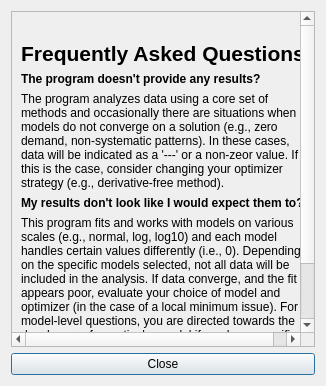
<?xml version="1.0" encoding="UTF-8"?>
<ui version="4.0">
 <class>AboutDialog</class>
 <widget class="QDialog" name="AboutDialog">
  <property name="geometry">
   <rect>
    <x>0</x>
    <y>0</y>
    <width>389</width>
    <height>631</height>
   </rect>
  </property>
  <property name="windowTitle">
   <string>Frequently Asked Questions</string>
  </property>
  <layout class="QVBoxLayout" name="verticalLayout">
   <property name="sizeConstraint">
    <enum>QLayout::SetFixedSize</enum>
   </property>
   <item>
    <widget class="QScrollArea" name="scrollArea">
     <property name="widgetResizable">
      <bool>true</bool>
     </property>
     <property name="alignment">
      <set>Qt::AlignCenter</set>
     </property>
     <widget class="QWidget" name="scrollAreaWidgetContents">
      <property name="geometry">
       <rect>
        <x>0</x>
        <y>0</y>
        <width>369</width>
        <height>584</height>
       </rect>
      </property>
      <property name="sizePolicy">
       <sizepolicy hsizetype="Preferred" vsizetype="Preferred">
        <horstretch>0</horstretch>
        <verstretch>0</verstretch>
       </sizepolicy>
      </property>
      <layout class="QVBoxLayout" name="verticalLayout_2">
       <item>
        <layout class="QHBoxLayout" name="horizontalLayout">
         <item>
          <widget class="QLabel" name="TitleIcon">
           <property name="sizePolicy">
            <sizepolicy hsizetype="Maximum" vsizetype="Preferred">
             <horstretch>0</horstretch>
             <verstretch>0</verstretch>
            </sizepolicy>
           </property>
           <property name="layoutDirection">
            <enum>Qt::LeftToRight</enum>
           </property>
           <property name="autoFillBackground">
            <bool>false</bool>
           </property>
           <property name="text">
            <string/>
           </property>
           <property name="pixmap">
            <pixmap resource="../spreadsheet.qrc">:/images/SNS.png</pixmap>
           </property>
           <property name="scaledContents">
            <bool>true</bool>
           </property>
           <property name="alignment">
            <set>Qt::AlignCenter</set>
           </property>
           <property name="margin">
            <number>25</number>
           </property>
          </widget>
         </item>
        </layout>
       </item>
       <item>
        <widget class="QLabel" name="label">
         <property name="sizePolicy">
          <sizepolicy hsizetype="Preferred" vsizetype="Maximum">
           <horstretch>0</horstretch>
           <verstretch>0</verstretch>
          </sizepolicy>
         </property>
         <property name="text">
          <string>&lt;html&gt;&lt;head/&gt;&lt;body&gt;&lt;p&gt;&lt;span style=&quot; font-size:16pt; font-weight:600;&quot;&gt;Frequently Asked Questions&lt;/span&gt;&lt;/p&gt;&lt;/body&gt;&lt;/html&gt;</string>
         </property>
         <property name="alignment">
          <set>Qt::AlignCenter</set>
         </property>
         <property name="margin">
          <number>10</number>
         </property>
        </widget>
       </item>
       <item>
        <widget class="QLabel" name="label_3">
         <property name="sizePolicy">
          <sizepolicy hsizetype="Minimum" vsizetype="Maximum">
           <horstretch>0</horstretch>
           <verstretch>0</verstretch>
          </sizepolicy>
         </property>
         <property name="text">
          <string>&lt;html&gt;&lt;head/&gt;&lt;body&gt;&lt;p&gt;&lt;span style=&quot; font-weight:600;&quot;&gt;The program doesn't provide any results?&lt;/span&gt;&lt;/p&gt;&lt;/body&gt;&lt;/html&gt;</string>
         </property>
         <property name="wordWrap">
          <bool>true</bool>
         </property>
        </widget>
       </item>
       <item>
        <widget class="QLabel" name="label_2">
         <property name="text">
          <string>&lt;html&gt;&lt;head/&gt;&lt;body&gt;&lt;p&gt;The program analyzes data using a core set of methods and occasionally there are situations when models do not converge on a solution (e.g., zero demand, non-systematic patterns). In these cases, data will be indicated as a '---' or a non-zeor value. If this is the case, consider changing your optimizer strategy (e.g., derivative-free method).&lt;/p&gt;&lt;/body&gt;&lt;/html&gt;</string>
         </property>
         <property name="wordWrap">
          <bool>true</bool>
         </property>
        </widget>
       </item>
       <item>
        <widget class="QLabel" name="label_6">
         <property name="text">
          <string>&lt;html&gt;&lt;head/&gt;&lt;body&gt;&lt;p&gt;&lt;span style=&quot; font-weight:600;&quot;&gt;My results don't look like I would expect them to?&lt;/span&gt;&lt;/p&gt;&lt;/body&gt;&lt;/html&gt;</string>
         </property>
         <property name="wordWrap">
          <bool>true</bool>
         </property>
        </widget>
       </item>
       <item>
        <widget class="QLabel" name="label_7">
         <property name="text">
          <string>&lt;html&gt;&lt;head/&gt;&lt;body&gt;&lt;p&gt;This program fits and works with models on various scales (e.g., normal, log, log10) and each model handles certain values differently (i.e., 0). Depending on the specific models selected, not all data will be included in the analysis. If data converge, and the fit appears poor, evaluate your choice of model and optimizer (in the case of a local minimum issue). For model-level questions, you are directed towards the developers of a particular model if you have specific questions regarding its performance.&lt;/p&gt;&lt;/body&gt;&lt;/html&gt;</string>
         </property>
         <property name="wordWrap">
          <bool>true</bool>
         </property>
        </widget>
       </item>
       <item>
        <spacer name="verticalSpacer">
         <property name="orientation">
          <enum>Qt::Vertical</enum>
         </property>
         <property name="sizeHint" stdset="0">
          <size>
           <width>20</width>
           <height>40</height>
          </size>
         </property>
        </spacer>
       </item>
      </layout>
     </widget>
    </widget>
   </item>
   <item>
    <widget class="QPushButton" name="pushButton">
     <property name="focusPolicy">
      <enum>Qt::StrongFocus</enum>
     </property>
     <property name="text">
      <string>Close</string>
     </property>
    </widget>
   </item>
  </layout>
 </widget>
 <resources>
  <include location="../spreadsheet.qrc"/>
 </resources>
 <connections/>
</ui>
